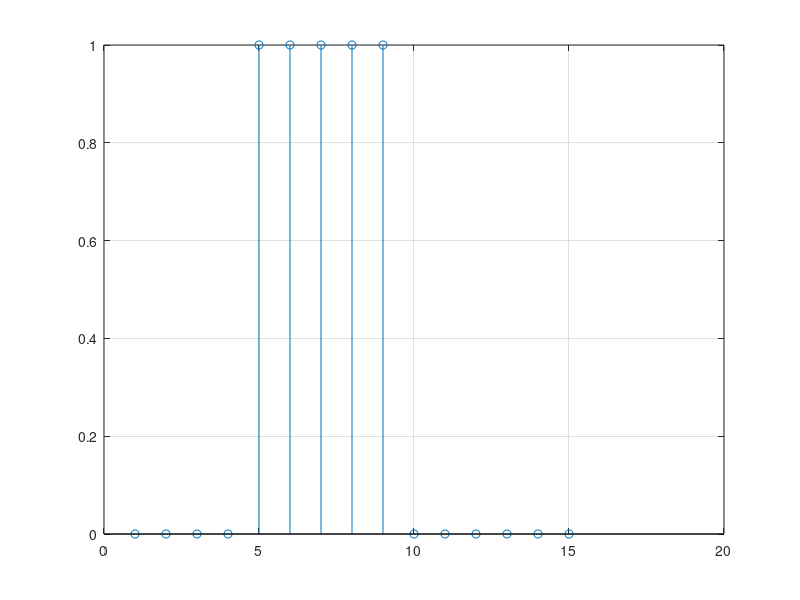
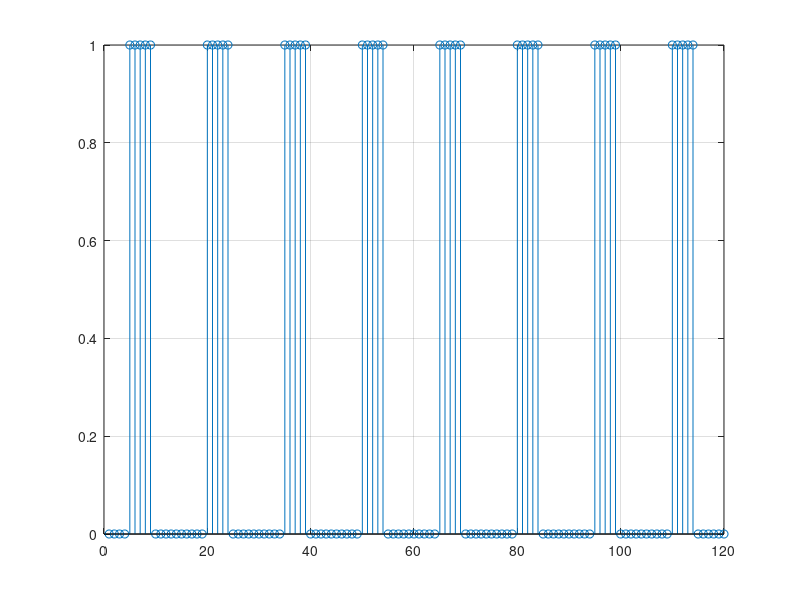

Write the MATLAB code that produced these figures, in order.
% Es 5

% Generate the signal x(n) = u(n-5) - u(n-10), considering n = 1:15.
% Generate the periodic signal xp(n) with period N = 15, considering n = 1:200.
% Hint: Consider using repmat instead of for loops.
% Plot the periodic signal xp(n) considering only 8 periods.

close all
clearvars
clc

%% define one period of the signal

N = 15;
n = 1:15;
x = zeros(1, N);
x(n>= 5 & n <10) = 1;

%% plot the signal with the function stem.

figure, 
stem(x)
grid

%% create the periodic signal

n_max = 200;
% how many signal periods until n_max?
N_p = floor(n_max / N); 

% create the periodic signal until N_p + 1 periods (because 200 exceeds N_p*N)
% repmat(x, #repetitions on rows, #repetitions on columns)
x_p = repmat(x, 1, N_p + 1);

% check the length of x_p: it exceeds 200
l_p = length(x_p);

% cut the signal at n = n_max
x_p = x_p(1:n_max);

%% plot the periodic signal xp(n) considering only 8 periods

figure, 
stem(1:N*8, x_p(1:N*8))
grid







